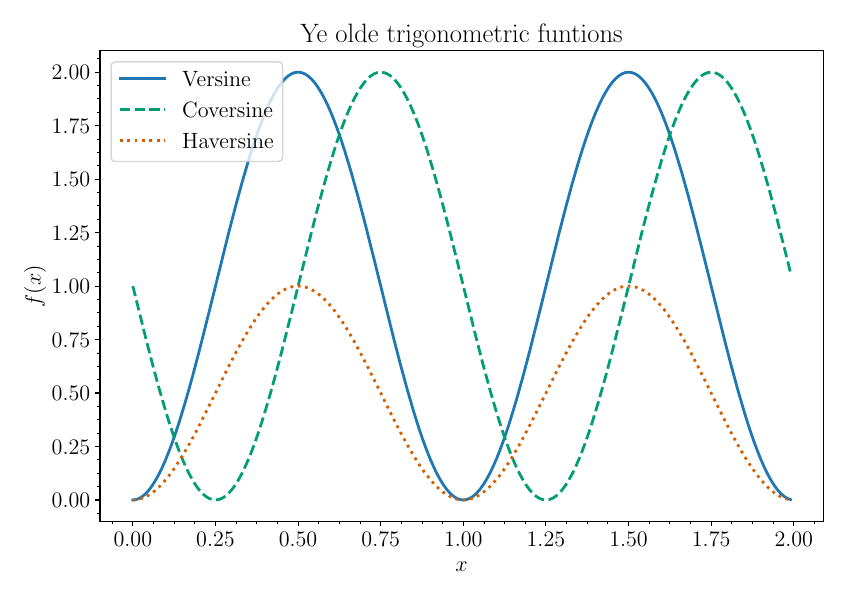

The script that saved this image:
#!/usr/bin/env python
# -*- coding: utf-8 -*-

import matplotlib.pyplot as plt
import numpy as np

with plt.style.context('paper'):
    t = np.arange(0.0, 2.0, 0.01)
    s = 1 - np.cos(2*np.pi*t)
    s2 = 1 - np.sin(2*np.pi*t)
    s3 = (1- np.cos(2*np.pi*t))/2
    plt.plot(t, s, label="Versine")
    plt.plot(t, s2,label="Coversine")
    plt.plot(t, s3,label="Haversine")

    plt.xlabel('$x$')
    plt.ylabel('$f(x)$')
    plt.title('Ye olde trigonometric funtions')
    legend=plt.legend()

    plt.gcf().tight_layout()

    plt.savefig('demo.eps')
    plt.savefig('demo.png')
    plt.savefig('demo.pdf')
        
with plt.style.context(['paper','larger-fonts']):
    fig=plt.figure()

    t = np.arange(0.0, 2.0, 0.01)
    s = 1 - np.cos(2*np.pi*t)
    s2 = 1 - np.sin(2*np.pi*t)
    s3 = (1- np.cos(2*np.pi*t))/2

    fig.add_subplot(2,2,1,aspect='auto')
    plt.plot(t, s)
    plt.xlabel('$x$')
    plt.ylabel('$f(x)$')
    plt.title('Versine')
    fig.add_subplot(2,2,2,aspect='auto')
    plt.plot(t, s2)
    plt.xlabel('$x$')
    plt.ylabel('$f(x)$')
    plt.title('Coversine')
    fig.add_subplot(2,2,3,aspect='auto')
    plt.plot(t, s3)
    plt.xlabel('$x$')
    plt.ylabel('$f(x)$')
    plt.title('Haversine')
    fig.add_subplot(2,2,4,aspect='auto')
    plt.plot(t, t)
    plt.xlabel('$x$')
    plt.ylabel('$f(x)$')
    plt.title('Linear')
    
    # Double the default size
    plt.gcf().set_size_inches([2*6*np.sqrt(2),2*6]) 
    plt.gcf().tight_layout()

    plt.savefig('demo4.pdf')
    plt.savefig('demo4.eps')
    plt.savefig('demo4.png')
